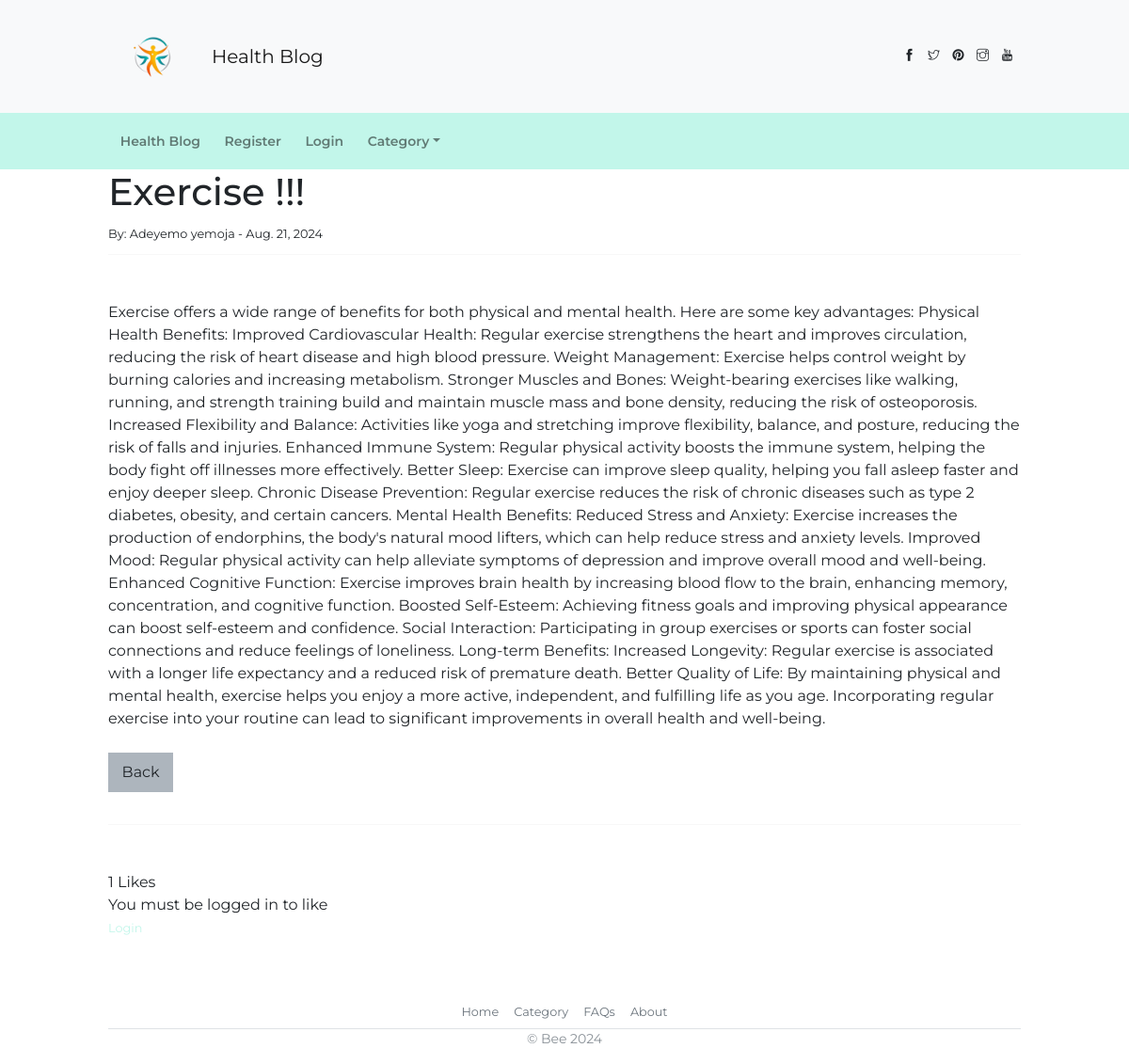
Screenshot of /article/17 with the database file from the repository.
### blog/models.py (models this page shows, shortened)
class Post(models.Model):
    title = models.CharField(max_length=100)
    title_tag = models.CharField(max_length=100)
    author = models.ForeignKey(User, on_delete=models.CASCADE)
    body = models.TextField()
    date_created = models.DateField(auto_now_add=True)
    category = models.CharField(max_length=100, default= 'Nutrition')
    likes = models.ManyToManyField(User, related_name='blog_posts')
    def total_likes(self):
        return self.likes.count()

### blog/views.py (the view)
# urls.py: path('article/<int:pk>', ArticleDetailView.as_view(), name='article-detail'),
class ArticleDetailView(DetailView):
    model = Post
    template_name = 'blog/article_details.html'
    def get_context_data(self, * args ,**kwargs):
        cat_menu = Category.objects.all()
        context = super(ArticleDetailView, self).get_context_data(* args ,**kwargs) #likes
        likes = get_object_or_404(Post, id=self.kwargs['pk']) #likes
        total_likes = likes.total_likes()
        liked = False
        if likes.likes.filter(id=self.request.user.id).exists():
            liked = True
        context["cat_menu"] = cat_menu
        context["total_likes"] = total_likes #likes
        context['liked'] = liked
        return context

### blog/models.py (called while the page is built)
    def __str__(self):
        return self.name

### templates/blog/article_details.html (shortened to what this page needs)
{% extends 'base.html' %}
{% block content %}
<div class="container">
    <div class="page-container">
        <div class="page-content">
    <h1>{{ post.title }} !!!</h1>
    <small>By:
        {{ post.author.first_name }}
        {{ post.author.last_name }} -
        {{ post.date_created }}
    </small><br/>
    <hr>
    <br/>
    {{ post.body|safe }}
    <br/><br/>
    <a href="{% url 'home' %}" class="btn btn-secondary">Back</a>
    <br><br/>
    <hr>
    <br/>
    <form action="{% url 'like_post' post.pk %}" method="POST">
    {% if user.is_authenticated %}
        {% if liked %}
            <button type="submit", name="post_id", value="{{ post.id }}", class="btn btn-danger btn-sm">Unlike</button>
        {% else %}
            <button type="submit", name="post_id", value="{{ post.id }}", class="btn btn-primary btn-sm">Like</button>
        {% endif %}
    {% else %}
         {{ total_likes }} Likes  <br>
        </a>You must be logged in to like</small><br>
        <small><a href="{% url 'login' %}">Login</a>
        {% endif %}
    </form>
{% endblock %}

### rows the page displays
Post: title "Exercise", author.first_name "Adeyemo", author.last_name "yemoja", date_created "Aug. 21, 2024", body "Exercise offers a wide range of benefits for both physical and mental health. Here are some key advantages: Physical Health Benefits: Improved Cardiovascular Health: Regular exercise strengthens the heart and improves circulation, reducing the risk of heart disease and high blood pressure. Weight Management: Exercise helps control weight by burning calories and increasing metabolism. Stronger Muscles and Bones: Weight-bearing exercises like walking, running, and strength training build and maintain muscle mass and bone density, reducing the risk of osteoporosis. Increased Flexibility and Balance: Activities like yoga and stretching improve flexibility, balance, and posture, reducing the…"

### other values shown
{{ total_likes }} "1"
